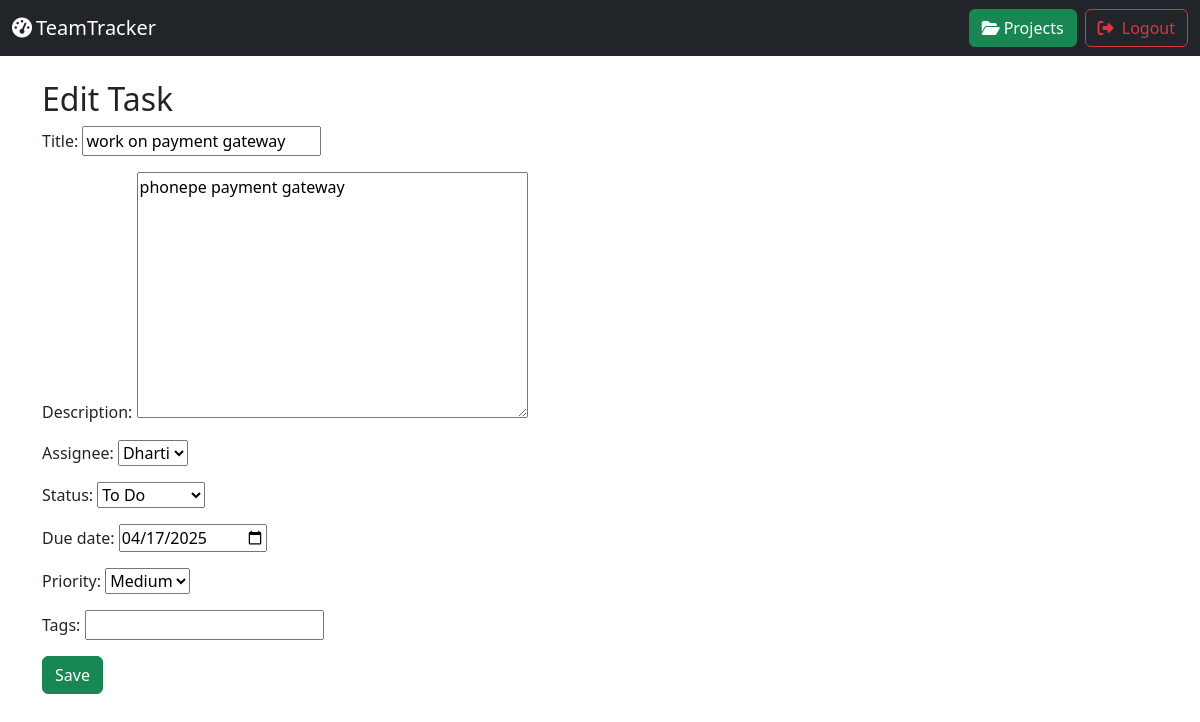
/tasks/2/edit/ (signed in), run on the app's committed database.
### core/models.py (models this page shows, shortened)
class Task(models.Model):
    STATUS_CHOICES = [('todo','To Do'),('inprogress','In Progress'),('done','Done')]
    PRIORITY_CHOICES = [('low','Low'),('medium','Medium'),('high','High')]
    project = models.ForeignKey(Project, on_delete=models.CASCADE)
    title = models.CharField(max_length=200)
    description = models.TextField(blank=True)
    assignee = models.ForeignKey(User, on_delete=models.SET_NULL, null=True, blank=True)
    status = models.CharField(max_length=20, choices=STATUS_CHOICES, default='todo')
    due_date = models.DateField(null=True, blank=True)
    priority = models.CharField(max_length=10, choices=PRIORITY_CHOICES, default='medium')
    tags = models.CharField(max_length=100, blank=True)
    created_at = models.DateTimeField(auto_now_add=True)

### core/views.py (the view)
# urls.py: path('tasks/<int:pk>/edit/', views.task_edit, name='task_edit'),
@login_required
def task_edit(request, pk):
    task = get_object_or_404(Task, pk=pk)
    if request.user not in task.project.members.all():
        return HttpResponseForbidden()
    form = TaskForm(request.POST or None, instance=task)
    if form.is_valid():
        form.save()
        return redirect('task_detail', pk=pk)
    return render(request, 'task_form.html', {'form': form, 'project': task.project})

### core/forms.py
class TaskForm(forms.ModelForm):
    class Meta:
        model = Task
        fields = ['title','description','assignee','status','due_date','priority','tags']
        widgets = {'due_date': forms.DateInput(attrs={'type':'date'})}

### core/models.py (called while the page is built)
    def __str__(self):
        return self.username

### templates/task_form.html
{% extends "base.html" %}
{% block content %}
  <h2>{{ form.instance.pk|yesno:"Edit Task,Create Task" }}</h2>
  <form method="post">{% csrf_token %}{{ form.as_p }}<button type="submit" class="btn btn-success">Save</button></form>
{% endblock %}

### data on the page
Task: instance.pk "Edit Task", title "work on payment gateway", description "phonepe payment gateway", assignee "Dharti", status "To Do", due_date "04/17/2025", priority "Medium"
